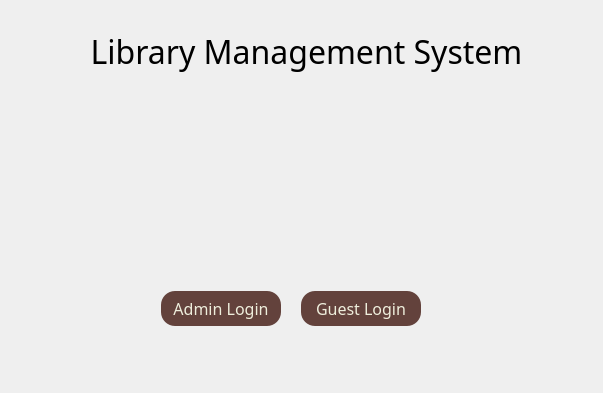
         <widget class="QWidget" name="tab_10">
          <attribute name="title">
           <string>Home</string>
          </attribute>
          <layout class="QGridLayout" name="gridLayout">
           <item row="0" column="0">
            <widget class="QWidget" name="widget_101" native="true">
             <layout class="QGridLayout" name="gridLayout_3">
              <property name="leftMargin">
               <number>0</number>
              </property>
              <property name="topMargin">
               <number>0</number>
              </property>
              <property name="rightMargin">
               <number>0</number>
              </property>
              <property name="bottomMargin">
               <number>0</number>
              </property>
              <property name="spacing">
               <number>0</number>
              </property>
              <item row="1" column="2">
               <widget class="QWidget" name="widget_13" native="true"/>
              </item>
              <item row="1" column="1">
               <widget class="QWidget" name="widget_6" native="true">
                <property name="sizePolicy">
                 <sizepolicy hsizetype="Preferred" vsizetype="Preferred">
                  <horstretch>0</horstretch>
                  <verstretch>0</verstretch>
                 </sizepolicy>
                </property>
                <property name="minimumSize">
                 <size>
                  <width>581</width>
                  <height>371</height>
                 </size>
                </property>
                <widget class="QLabel" name="label_2">
                 <property name="geometry">
                  <rect>
                   <x>-30</x>
                   <y>0</y>
                   <width>651</width>
                   <height>81</height>
                  </rect>
                 </property>
                 <property name="font">
                  <font>
                   <family>Segoe UI Light</family>
                   <pointsize>24</pointsize>
                  </font>
                 </property>
                 <property name="text">
                  <string>Library Management System</string>
                 </property>
                 <property name="alignment">
                  <set>Qt::AlignCenter</set>
                 </property>
                </widget>
                <widget class="QPushButton" name="design_6">
                 <property name="enabled">
                  <bool>false</bool>
                 </property>
                 <property name="geometry">
                  <rect>
                   <x>180</x>
                   <y>60</y>
                   <width>200</width>
                   <height>200</height>
                  </rect>
                 </property>
                 <property name="text">
                  <string/>
                 </property>
                 <property name="icon">
                  <iconset resource="../archive-system/icons.qrc">
                   <normaloff>:/icons/SORSOGON.png</normaloff>
                   <disabledoff>:/icons/SORSOGON.png</disabledoff>:/icons/SORSOGON.png</iconset>
                 </property>
                 <property name="iconSize">
                  <size>
                   <width>200</width>
                   <height>200</height>
                  </size>
                 </property>
                 <property name="flat">
                  <bool>true</bool>
                 </property>
                </widget>
                <widget class="QPushButton" name="home_guest_login">
                 <property name="geometry">
                  <rect>
                   <x>290</x>
                   <y>280</y>
                   <width>120</width>
                   <height>35</height>
                  </rect>
                 </property>
                 <property name="minimumSize">
                  <size>
                   <width>120</width>
                   <height>35</height>
                  </size>
                 </property>
                 <property name="maximumSize">
                  <size>
                   <width>120</width>
                   <height>35</height>
                  </size>
                 </property>
                 <property name="font">
                  <font>
                   <family>Segoe UI Light</family>
                   <pointsize>12</pointsize>
                  </font>
                 </property>
                 <property name="styleSheet">
                  <string notr="true">color: rgb(238, 238, 220);
background-color: rgb(99, 66, 60);
border-radius : 14</string>
                 </property>
                 <property name="text">
                  <string>Guest Login</string>
                 </property>
                 <property name="flat">
                  <bool>false</bool>
                 </property>
                </widget>
                <widget class="QPushButton" name="home_admin_login">
                 <property name="geometry">
                  <rect>
                   <x>150</x>
                   <y>280</y>
                   <width>120</width>
                   <height>35</height>
                  </rect>
                 </property>
                 <property name="minimumSize">
                  <size>
                   <width>120</width>
                   <height>35</height>
                  </size>
                 </property>
                 <property name="maximumSize">
                  <size>
                   <width>120</width>
                   <height>35</height>
                  </size>
                 </property>
                 <property name="font">
                  <font>
                   <family>Segoe UI Light</family>
                   <pointsize>12</pointsize>
                  </font>
                 </property>
                 <property name="styleSheet">
                  <string notr="true">color: rgb(238, 238, 220);
background-color: rgb(99, 66, 60);
border-radius : 14</string>
                 </property>
                 <property name="text">
                  <string>Admin Login</string>
                 </property>
                 <property name="flat">
                  <bool>false</bool>
                 </property>
                </widget>
               </widget>
              </item>
              <item row="1" column="0">
               <widget class="QWidget" name="widget_15" native="true"/>
              </item>
              <item row="3" column="1">
               <widget class="QWidget" name="widget_28" native="true"/>
              </item>
              <item row="0" column="1">
               <widget class="QWidget" name="widget_26" native="true"/>
              </item>
              <item row="2" column="1">
               <widget class="QWidget" name="widget_27" native="true"/>
              </item>
              <item row="4" column="1">
               <widget class="QWidget" name="widget_29" native="true"/>
              </item>
             </layout>
            </widget>
           </item>
          </layout>
         </widget>
